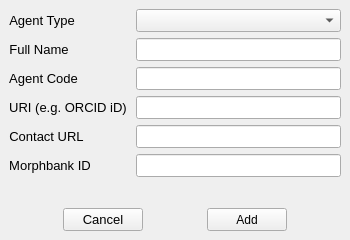
<?xml version="1.0" encoding="UTF-8"?>
<ui version="4.0">
 <class>NewAgentDialog</class>
 <widget class="QWidget" name="NewAgentDialog">
  <property name="geometry">
   <rect>
    <x>0</x>
    <y>0</y>
    <width>350</width>
    <height>240</height>
   </rect>
  </property>
  <property name="sizePolicy">
   <sizepolicy hsizetype="Minimum" vsizetype="Minimum">
    <horstretch>0</horstretch>
    <verstretch>0</verstretch>
   </sizepolicy>
  </property>
  <property name="minimumSize">
   <size>
    <width>310</width>
    <height>240</height>
   </size>
  </property>
  <property name="maximumSize">
   <size>
    <width>16777215</width>
    <height>16777215</height>
   </size>
  </property>
  <property name="windowTitle">
   <string>Add New Agent</string>
  </property>
  <layout class="QVBoxLayout" name="verticalLayout">
   <property name="spacing">
    <number>9</number>
   </property>
   <property name="leftMargin">
    <number>9</number>
   </property>
   <property name="topMargin">
    <number>9</number>
   </property>
   <property name="rightMargin">
    <number>9</number>
   </property>
   <property name="bottomMargin">
    <number>9</number>
   </property>
   <item>
    <layout class="QFormLayout" name="formLayout">
     <property name="verticalSpacing">
      <number>6</number>
     </property>
     <item row="1" column="0">
      <widget class="QLabel" name="agentTypeLabel">
       <property name="font">
        <font>
         <pointsize>10</pointsize>
        </font>
       </property>
       <property name="text">
        <string>Agent Type</string>
       </property>
       <property name="alignment">
        <set>Qt::AlignCenter</set>
       </property>
      </widget>
     </item>
     <item row="1" column="1">
      <widget class="QComboBox" name="agentTypeBox">
       <property name="font">
        <font>
         <pointsize>10</pointsize>
        </font>
       </property>
      </widget>
     </item>
     <item row="2" column="0">
      <widget class="QLabel" name="label_2">
       <property name="font">
        <font>
         <pointsize>10</pointsize>
        </font>
       </property>
       <property name="text">
        <string>Full Name</string>
       </property>
       <property name="alignment">
        <set>Qt::AlignCenter</set>
       </property>
      </widget>
     </item>
     <item row="2" column="1">
      <widget class="QLineEdit" name="fullName">
       <property name="font">
        <font>
         <pointsize>10</pointsize>
        </font>
       </property>
       <property name="alignment">
        <set>Qt::AlignLeading|Qt::AlignLeft|Qt::AlignVCenter</set>
       </property>
      </widget>
     </item>
     <item row="3" column="0">
      <widget class="QLabel" name="label">
       <property name="font">
        <font>
         <pointsize>10</pointsize>
        </font>
       </property>
       <property name="text">
        <string>Agent Code</string>
       </property>
       <property name="alignment">
        <set>Qt::AlignCenter</set>
       </property>
      </widget>
     </item>
     <item row="3" column="1">
      <widget class="QLineEdit" name="agentCode">
       <property name="font">
        <font>
         <pointsize>10</pointsize>
        </font>
       </property>
       <property name="alignment">
        <set>Qt::AlignLeading|Qt::AlignLeft|Qt::AlignVCenter</set>
       </property>
      </widget>
     </item>
     <item row="4" column="0">
      <widget class="QLabel" name="label_3">
       <property name="font">
        <font>
         <pointsize>10</pointsize>
        </font>
       </property>
       <property name="text">
        <string>URI (e.g. ORCID iD)</string>
       </property>
       <property name="alignment">
        <set>Qt::AlignCenter</set>
       </property>
      </widget>
     </item>
     <item row="4" column="1">
      <widget class="QLineEdit" name="agentURI">
       <property name="font">
        <font>
         <pointsize>10</pointsize>
        </font>
       </property>
       <property name="inputMask">
        <string/>
       </property>
       <property name="alignment">
        <set>Qt::AlignLeading|Qt::AlignLeft|Qt::AlignVCenter</set>
       </property>
      </widget>
     </item>
     <item row="5" column="1">
      <widget class="QLineEdit" name="contactURL">
       <property name="font">
        <font>
         <pointsize>10</pointsize>
        </font>
       </property>
       <property name="alignment">
        <set>Qt::AlignLeading|Qt::AlignLeft|Qt::AlignVCenter</set>
       </property>
      </widget>
     </item>
     <item row="5" column="0">
      <widget class="QLabel" name="label_4">
       <property name="font">
        <font>
         <pointsize>10</pointsize>
        </font>
       </property>
       <property name="text">
        <string>Contact URL</string>
       </property>
       <property name="alignment">
        <set>Qt::AlignCenter</set>
       </property>
      </widget>
     </item>
     <item row="6" column="0">
      <widget class="QLabel" name="label_5">
       <property name="font">
        <font>
         <pointsize>10</pointsize>
        </font>
       </property>
       <property name="text">
        <string>Morphbank ID</string>
       </property>
       <property name="alignment">
        <set>Qt::AlignCenter</set>
       </property>
      </widget>
     </item>
     <item row="6" column="1">
      <widget class="QLineEdit" name="morphbankID">
       <property name="font">
        <font>
         <pointsize>10</pointsize>
        </font>
       </property>
       <property name="alignment">
        <set>Qt::AlignLeading|Qt::AlignLeft|Qt::AlignVCenter</set>
       </property>
      </widget>
     </item>
    </layout>
   </item>
   <item>
    <spacer name="verticalSpacer">
     <property name="orientation">
      <enum>Qt::Vertical</enum>
     </property>
     <property name="sizeHint" stdset="0">
      <size>
       <width>20</width>
       <height>40</height>
      </size>
     </property>
    </spacer>
   </item>
   <item>
    <layout class="QHBoxLayout" name="horizontalLayout">
     <item>
      <spacer name="horizontalSpacer">
       <property name="orientation">
        <enum>Qt::Horizontal</enum>
       </property>
       <property name="sizeHint" stdset="0">
        <size>
         <width>40</width>
         <height>20</height>
        </size>
       </property>
      </spacer>
     </item>
     <item>
      <widget class="QPushButton" name="cancelButton">
       <property name="sizePolicy">
        <sizepolicy hsizetype="Minimum" vsizetype="Preferred">
         <horstretch>0</horstretch>
         <verstretch>0</verstretch>
        </sizepolicy>
       </property>
       <property name="font">
        <font>
         <pointsize>10</pointsize>
        </font>
       </property>
       <property name="text">
        <string>Cancel</string>
       </property>
      </widget>
     </item>
     <item>
      <spacer name="horizontalSpacer_2">
       <property name="orientation">
        <enum>Qt::Horizontal</enum>
       </property>
       <property name="sizeHint" stdset="0">
        <size>
         <width>40</width>
         <height>20</height>
        </size>
       </property>
      </spacer>
     </item>
     <item>
      <widget class="QPushButton" name="addButton">
       <property name="sizePolicy">
        <sizepolicy hsizetype="Minimum" vsizetype="Preferred">
         <horstretch>0</horstretch>
         <verstretch>0</verstretch>
        </sizepolicy>
       </property>
       <property name="text">
        <string>Add</string>
       </property>
      </widget>
     </item>
     <item>
      <spacer name="horizontalSpacer_3">
       <property name="orientation">
        <enum>Qt::Horizontal</enum>
       </property>
       <property name="sizeHint" stdset="0">
        <size>
         <width>40</width>
         <height>20</height>
        </size>
       </property>
      </spacer>
     </item>
    </layout>
   </item>
  </layout>
 </widget>
 <tabstops>
  <tabstop>fullName</tabstop>
  <tabstop>agentCode</tabstop>
  <tabstop>agentURI</tabstop>
  <tabstop>contactURL</tabstop>
  <tabstop>morphbankID</tabstop>
  <tabstop>addButton</tabstop>
  <tabstop>cancelButton</tabstop>
  <tabstop>agentTypeBox</tabstop>
 </tabstops>
 <resources/>
 <connections/>
</ui>
